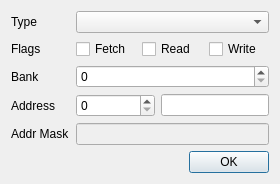
<?xml version="1.0" encoding="UTF-8"?>
<ui version="4.0">
 <class>BrkManager</class>
 <widget class="QDialog" name="BrkManager">
  <property name="geometry">
   <rect>
    <x>0</x>
    <y>0</y>
    <width>280</width>
    <height>182</height>
   </rect>
  </property>
  <property name="windowTitle">
   <string>Breakpoint editor</string>
  </property>
  <layout class="QGridLayout" name="gridLayout">
   <item row="0" column="1">
    <widget class="QComboBox" name="brkType"/>
   </item>
   <item row="4" column="1">
    <widget class="QLineEdit" name="brkMaskHex">
     <property name="enabled">
      <bool>false</bool>
     </property>
     <property name="inputMask">
      <string>HHHH</string>
     </property>
    </widget>
   </item>
   <item row="2" column="1">
    <widget class="QSpinBox" name="brkBank">
     <property name="maximum">
      <number>255</number>
     </property>
    </widget>
   </item>
   <item row="3" column="0">
    <widget class="QLabel" name="label_3">
     <property name="text">
      <string>Address</string>
     </property>
    </widget>
   </item>
   <item row="0" column="0">
    <widget class="QLabel" name="label">
     <property name="text">
      <string>Type</string>
     </property>
    </widget>
   </item>
   <item row="4" column="0">
    <widget class="QLabel" name="label_4">
     <property name="text">
      <string>Addr Mask</string>
     </property>
    </widget>
   </item>
   <item row="2" column="0">
    <widget class="QLabel" name="label_2">
     <property name="text">
      <string>Bank</string>
     </property>
    </widget>
   </item>
   <item row="3" column="1">
    <layout class="QHBoxLayout" name="horizontalLayout">
     <item>
      <widget class="QSpinBox" name="brkAdrDec">
       <property name="sizePolicy">
        <sizepolicy hsizetype="Expanding" vsizetype="Fixed">
         <horstretch>0</horstretch>
         <verstretch>0</verstretch>
        </sizepolicy>
       </property>
       <property name="maximum">
        <number>65535</number>
       </property>
      </widget>
     </item>
     <item>
      <widget class="QLineEdit" name="brkAdrHex">
       <property name="inputMask">
        <string>HHHH</string>
       </property>
      </widget>
     </item>
    </layout>
   </item>
   <item row="1" column="0">
    <widget class="QLabel" name="label_5">
     <property name="text">
      <string>Flags</string>
     </property>
    </widget>
   </item>
   <item row="1" column="1">
    <layout class="QHBoxLayout" name="horizontalLayout_2">
     <item>
      <widget class="QCheckBox" name="brkFetch">
       <property name="text">
        <string>Fetch</string>
       </property>
      </widget>
     </item>
     <item>
      <widget class="QCheckBox" name="brkRead">
       <property name="text">
        <string>Read</string>
       </property>
      </widget>
     </item>
     <item>
      <widget class="QCheckBox" name="brkWrite">
       <property name="text">
        <string>Write</string>
       </property>
      </widget>
     </item>
    </layout>
   </item>
   <item row="5" column="1">
    <layout class="QHBoxLayout" name="horizontalLayout_3">
     <item>
      <spacer name="horizontalSpacer">
       <property name="orientation">
        <enum>Qt::Horizontal</enum>
       </property>
       <property name="sizeHint" stdset="0">
        <size>
         <width>40</width>
         <height>20</height>
        </size>
       </property>
      </spacer>
     </item>
     <item>
      <widget class="QPushButton" name="pbOK">
       <property name="text">
        <string>OK</string>
       </property>
       <property name="icon">
        <iconset resource="../xpeccy.qrc">
         <normaloff>:/images/ok-apply.png</normaloff>:/images/ok-apply.png</iconset>
       </property>
      </widget>
     </item>
    </layout>
   </item>
  </layout>
 </widget>
 <resources>
  <include location="../xpeccy.qrc"/>
 </resources>
 <connections/>
</ui>
